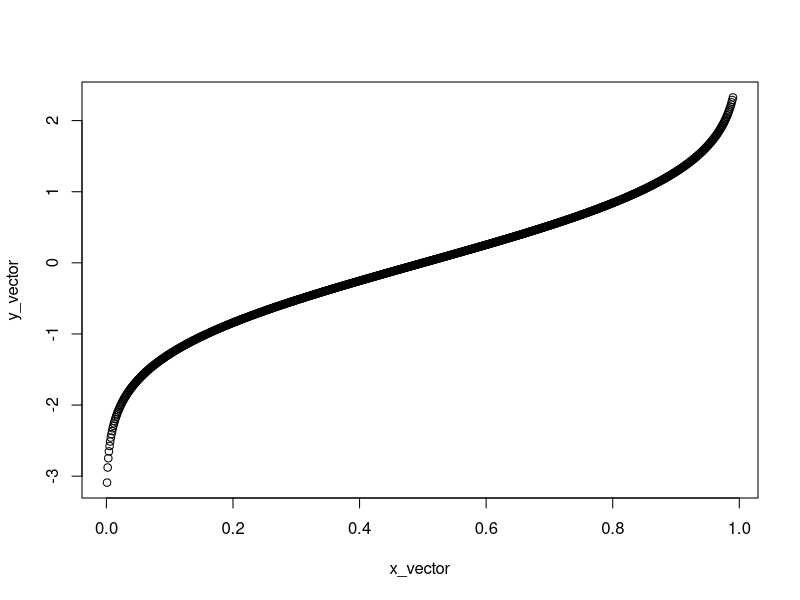
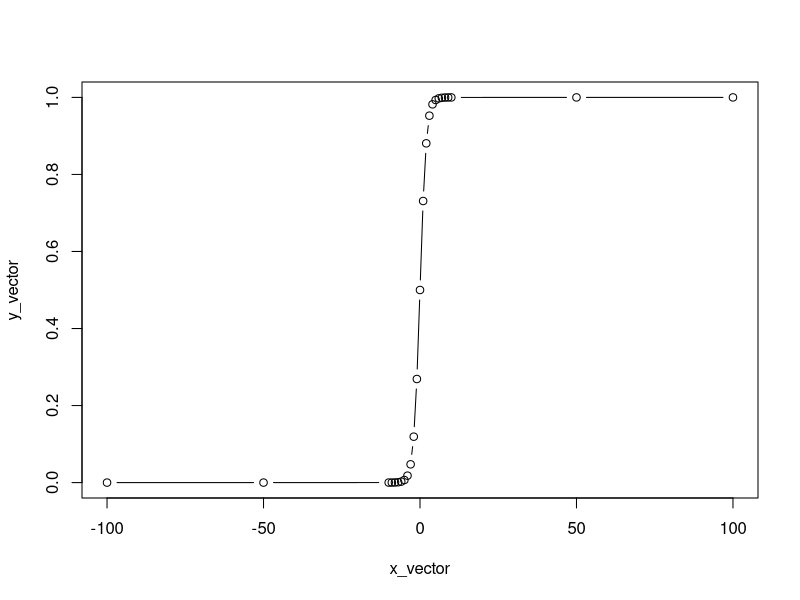
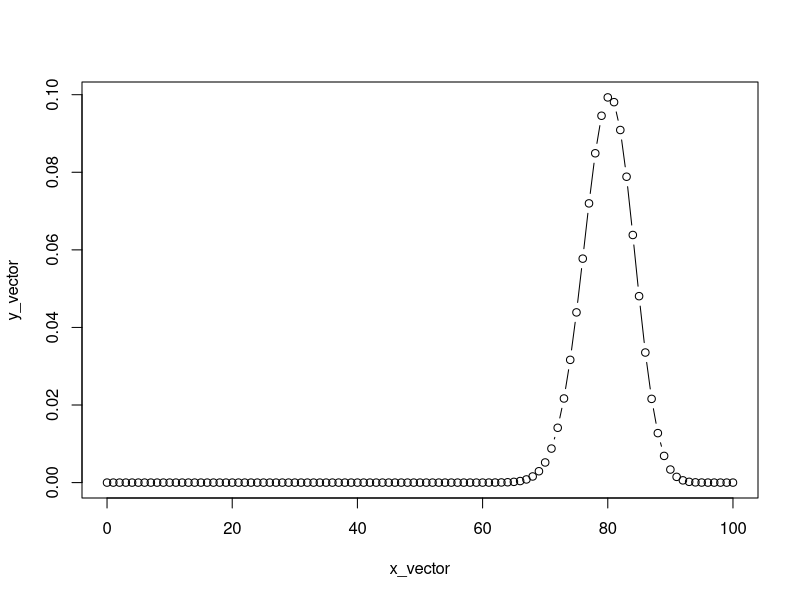
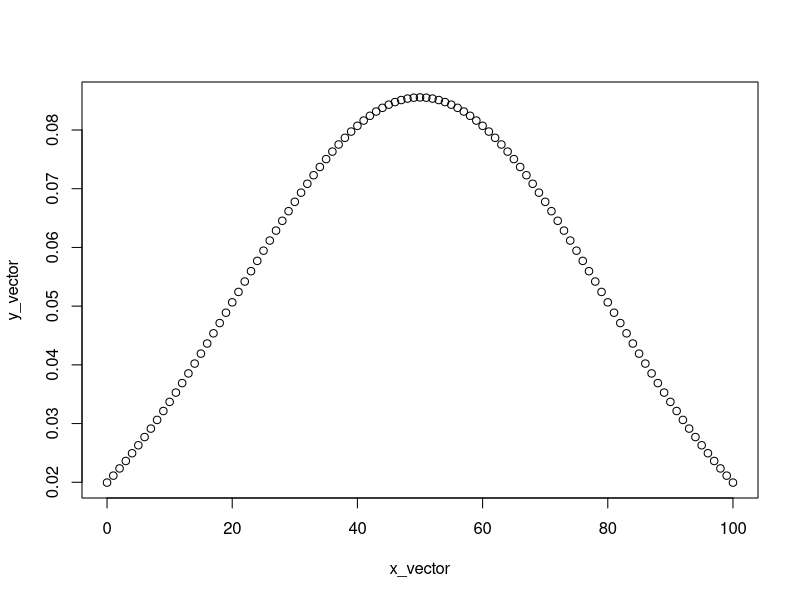
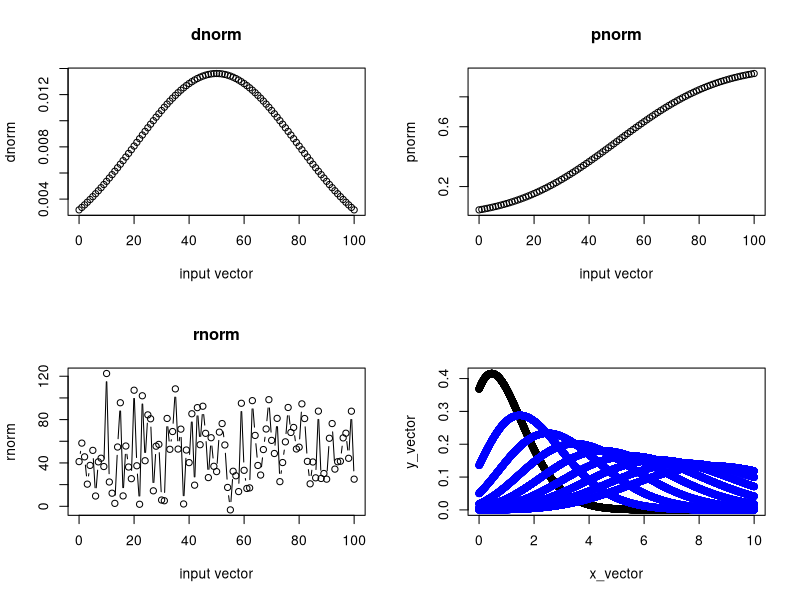

Here is the R script that generated these plots, in order:
## ---- chunk 1

x_vector = c()
y_vector = c()
vector_assess = seq.int(0.001,0.99,0.001)
for (i in seq_along(vector_assess)) {
  x_vector[i] <- vector_assess[i]
  y_vector[i] <- qnorm(vector_assess[i])
  # print(y_vector)
  # print(x_vector)
  
}

# x_vector
# y_vector

plot(x_vector,y_vector)
## ---- chunk 2

x_vector = c()
y_vector = c()
# vector_assess = c(-Inf,-1,0, 1, Inf)
vector_assess = c(-Inf,-100,-50,-10,-9,-8,-7,-6,-5,-4,-3,-2,-1,0,1,2,3,4,5,6,7,8,9,10,50,100,Inf)
for (i in seq_along(vector_assess)) {
  x_vector[i] <- vector_assess[i]
  y_vector[i] <- 1/(1+(1/exp(vector_assess[i])))
  # print(y_vector)
  # print(x_vector)
  
}

# x_vector
# y_vector

plot(x_vector,y_vector,type = "b")
## ---- chunk 3
binomial = function(p , q, n, x){
  p = choose(n, x) * p^x * q^(n-x)
  return(p)
}
# where
# 
# p is the probability of success
# q is the probability of failure
# x is the expected event
# n is the total number of events

vector_assess = seq.int(from = 0,to = 100,by = 1)
x_vector = c()
y_vector = c()
for (i in seq_along(vector_assess)) {
  x_vector[i] <- vector_assess[i]
  y_vector[i] <- binomial(p = 0.8,q = 0.2,n = 100,x = vector_assess[i])
   # print(y_vector)
   # print(x_vector)
  
}

# x_vector
# y_vector

plot(x_vector,y_vector,type = "b")
## ---- chunk 4

normal_distribution = function(x,mean,sd){
  
  y = (1/sd* sqrt(2* pi))* 1/exp(0.5 * ((x-mean)/sd)^2)
}

# where 
# mean is the average of the distribution
# sd is the standard deviation of the distribution

# vector_assess = seq.int(from = -1000,to = 1000,by = 1)
vector_assess = seq.int(from = 0,to = 100,by = 1)
x_vector = c()
y_vector = c()

for (i in seq_along(vector_assess)){
  mean = mean(vector_assess,na.rm = TRUE)
  sd = sd(vector_assess,na.rm = TRUE)
  x_vector[i] = vector_assess[i]
  y_vector[i] = normal_distribution(x=vector_assess[i],mean = mean,sd = sd)
  if (i == length(vector_assess)) {
    print(mean)
    print(sd)
  }
}


plot(x_vector,y_vector,type = "b")
## ---- chunk 5

mean = mean(vector_assess,na.rm = TRUE)
sd = sd(vector_assess,na.rm= TRUE)
par(mfrow=c(2,2))
plot(vector_assess,dnorm(vector_assess,mean = mean,sd = sd),type = "b",xlab = "input vector",ylab = "dnorm",main = "dnorm")
plot(vector_assess,pnorm(vector_assess,mean = mean,sd = sd),type = "b",xlab = "input vector",ylab = "pnorm",main = "pnorm")
# plot(vector_assess,qnorm(vector_assess,mean = mean,sd = sd),type = "b",xlab = "input vector",ylab = "qnorm",main = "qnorm")
plot(vector_assess,rnorm(vector_assess,mean = mean,sd = sd),type = "b",xlab = "input vector",ylab = "rnorm",main = "rnorm")

# qnorm(vector_assess,mean = mean,sd = sd)
## ---- chunk 6
poisson_distribution = function(lambda,x){
 
  y = exp(-lambda) * lambda^x/factorial(x)
  return(y)
}

# where x is the distribution 
# lambda is the mean number of occurrences in the interval

poisson_distribution(lambda = 2,x = 3)

# vector_assess = seq.int(from = -1000,to = 1000,by = 1)
vector_assess = seq.int(from = 0,to = 10,by = 0.001)
x_vector = c()
y_vector = c()

lambda_vector = c(1,2,3,4,5,6,7,8,9)

for (i in seq_along(lambda_vector)){
for (j in seq_along(vector_assess)){
  lambda = lambda_vector[i]
  x_vector[j] = vector_assess[j]
  y_vector[j] = poisson_distribution(lambda = lambda_vector[i],x = vector_assess[j])
}
  if(i == min(seq_along(lambda_vector))){
  plot(x_vector,y_vector,type = "b")  
    # print(min(seq_along(lambda_vector)))
  }
  else{
    lines(x_vector,y_vector,type = "b",col = "blue")
  }
  

}

## ---- chunk 7
# vector_assess = seq.int(from = 0,to = 100,by = 1)
# vector_assess = 100
# x_vector = c()
# y_vector = c()
# 
# lambda_vector = c(0.03)
# 
# for (i in seq_along(lambda_vector)){
# for (j in seq_along(vector_assess)){
#   lambda = lambda_vector[i]
#   x_vector[j] = vector_assess[j]
#   y_vector[j] = poisson_distribution(lambda = lambda_vector[i],x = vector_assess[j])
# }
#   if(i == min(seq_along(lambda_vector))){
#   plot(x_vector,y_vector,type = "b")  
#     # print(min(seq_along(lambda_vector)))
#   }
#   else{
#     lines(x_vector,y_vector,type = "b",col = "blue")
#   }
#   
# 
# }
# 
# hist(y_vector)
